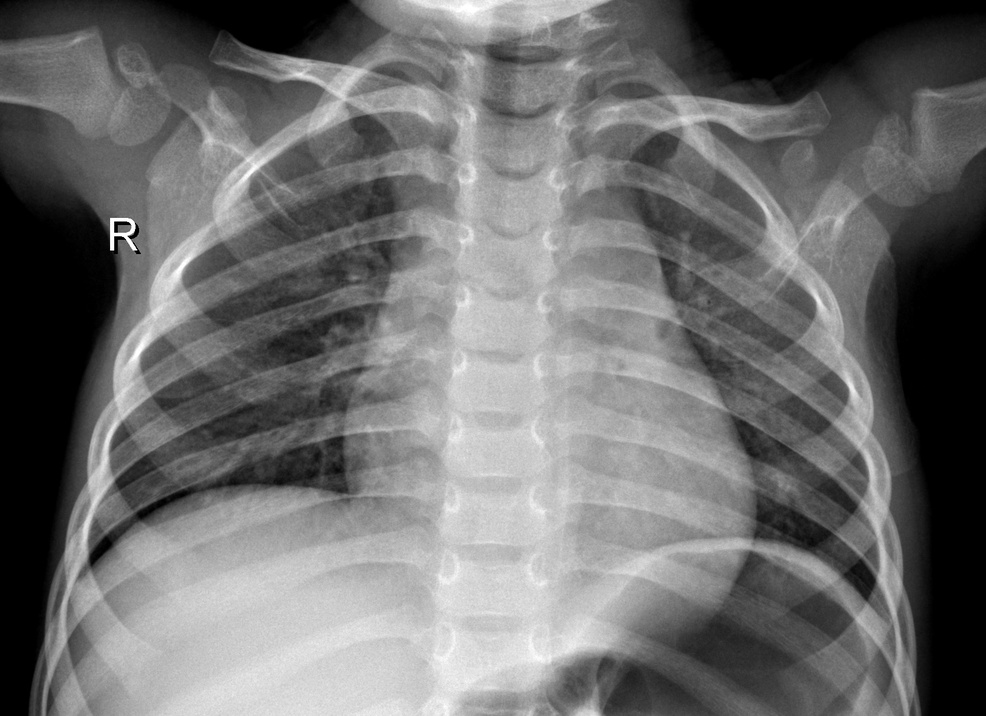
#> input picture Dataset/IM-0215-0001.jpeg, 986 x 716 px, shrunk from 1666 x 1209 before the run, found by its file name
$ jupyter execute hi_histogram_matching.ipynb   (shell and % lines are left out)   (older library calls are emulated)
#> lines starting #> are read from the running program, lines starting #| are printed output that depends on the picture
<a href="https://colab.research.google.com/github/hanifnurf/TKC_Covid19/blob/main/histogram/hi_histogram_matching.ipynb" target="_parent"></a>

[cell 1]
import wget
url = "https://github.com/hanifnurf/TKC_Covid19/blob/main/Dataset/IM-0215-0001.jpeg?raw=true"
wget.download(url)
url2 = "https://github.com/hanifnurf/TKC_Covid19/blob/main/Dataset/covid-(13).jpg?raw=true"
wget.download(url2)

[cell 2]
# import the necessary packages
from skimage import exposure
import matplotlib.pyplot as plt
import argparse
import cv2

[cell 3]
def plt_imshow(title, image):
    # convert the image frame BGR to RGB color space and display it
	image = cv2.cvtColor(image, cv2.COLOR_BGR2RGB)
	plt.imshow(image)
	plt.title(title)
	plt.grid(False)
	plt.show()

[cell 4]
# since we are using Jupyter Notebooks we can replace our argument
# parsing code with *hard coded* arguments and values
args = {
    "source": "IM-0215-0001.jpeg",
    "reference": "covid-(13).jpg"
}

[cell 5]
# load the source and reference images
print("[INFO] loading source and reference images...")
src = cv2.imread(args["source"])
#> src is the input picture: shape (716, 986, 3); min 0, max 255, mean 109.7
ref = cv2.imread(args["reference"])
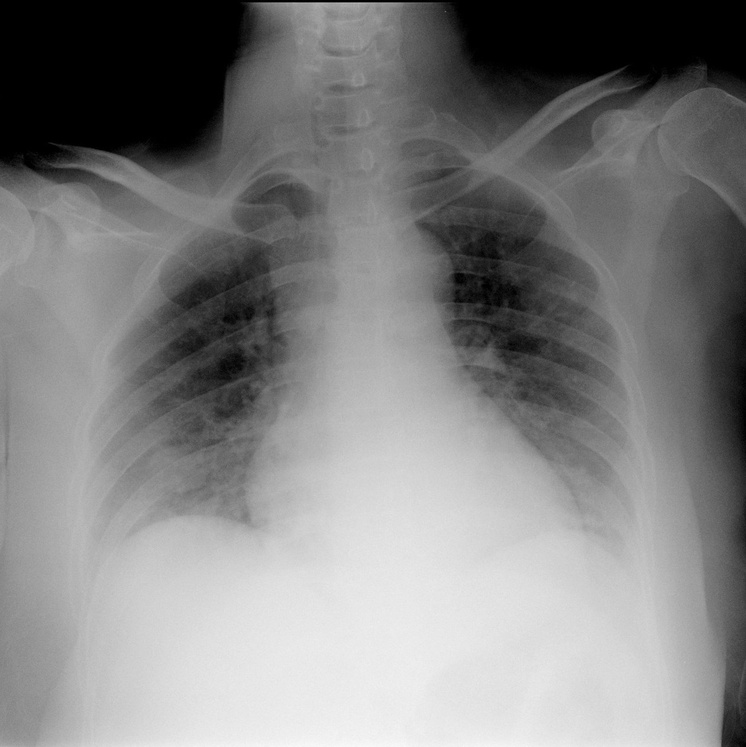
#> input picture Dataset/covid-(13).jpg, 746 x 747 px, shrunk from 1261 x 1262 before the run, found by its file name
#> ref is the input picture: shape (747, 746, 3); min 0, max 249, mean 129.4

# determine if we are performing multichannel histogram matching
# and then perform histogram matching itself
print("[INFO] performing histogram matching...")
multi = True if src.shape[-1] > 1 else False
#> multi = True
matched = exposure.match_histograms(src, ref, multichannel=multi)
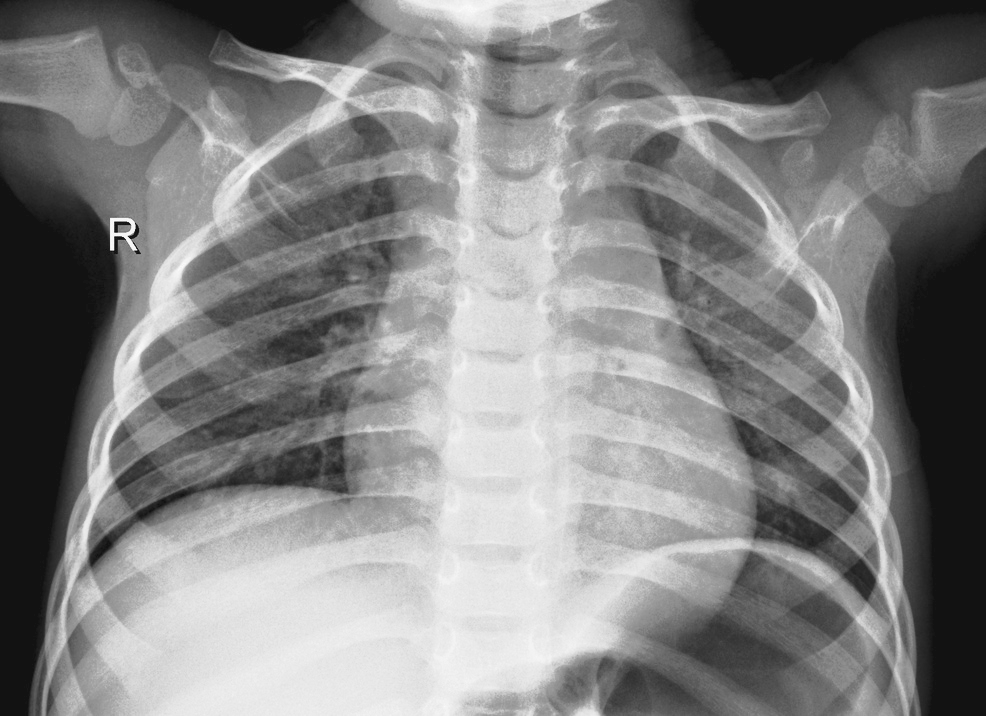
#> matched: shape (716, 986, 3); min 18, max 249, mean 130.8

# show the output images
plt_imshow("Source", src)
plt_imshow("Reference", ref)
plt_imshow("Matched", matched)

[cell 6]
# construct a figure to display the histogram plots for each channel
# before and after histogram matching was applied
(fig, axs) =  plt.subplots(nrows=3, ncols=3, figsize=(8, 8))

# loop over our source image, reference image, and output matched
# image
for (i, image) in enumerate((src, ref, matched)):
	# convert the image from BGR to RGB channel ordering
	image = cv2.cvtColor(image, cv2.COLOR_BGR2RGB)

	# loop over the names of the channels in RGB order
	for (j, color) in enumerate(("red", "green", "blue")):
		# compute a histogram for the current channel and plot it
		(hist, bins) = exposure.histogram(image[..., j],
			source_range="dtype")
		axs[j, i].plot(bins, hist / hist.max())

		# compute the cumulative distribution function for the
		# current channel and plot it
		(cdf, bins) = exposure.cumulative_distribution(image[..., j])
		axs[j, i].plot(bins, cdf)

		# set the y-axis label of the current plot to be the name
		# of the current color channel
		axs[j, 0].set_ylabel(color)
#> this loop made 3 passes

# set the axes titles
axs[0, 0].set_title("Source")
axs[0, 1].set_title("Reference")
axs[0, 2].set_title("Matched")
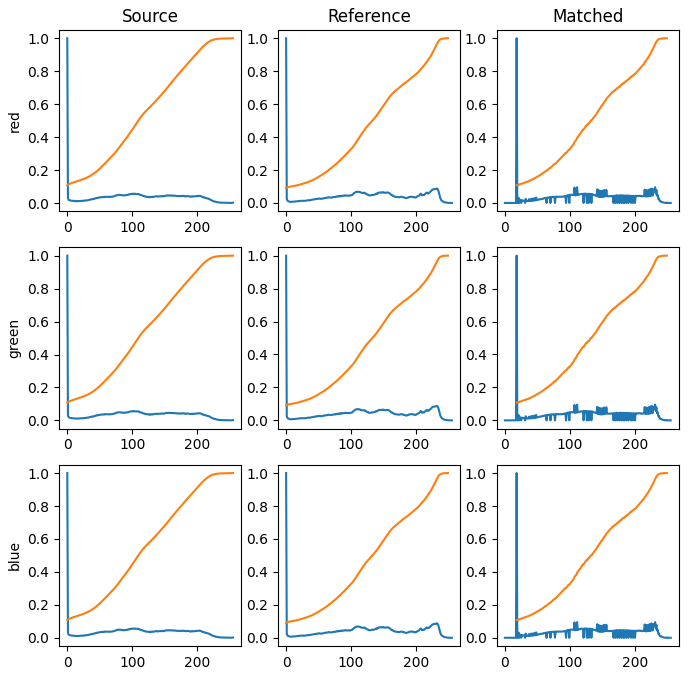
#> figure drawn by matplotlib, 9 panels; panel 1: curve peaks at x = 0, y = 1; panel 1: curve peaks at x = 255, y = 1; panel 2: curve peaks at x = 0, y = 1; panel 2: curve peaks at x = 249, y = 1
